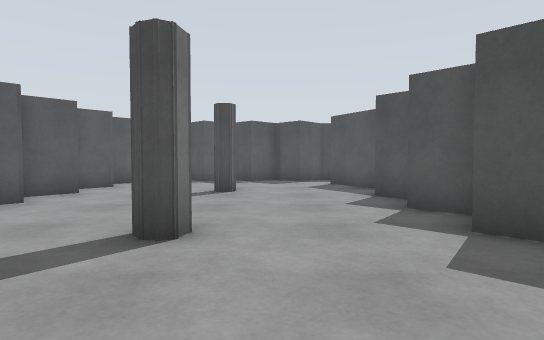
[1] (above)

24 first-person views from a walk through a Gazebo world. The camera is 0.94 m above the floor, tilts 2° down and sees 80° across. The floor is counted in squares, 1 m on a side. Each view is taken from the middle of a square. On the plan, view 1 faces up. The plan holds only what a view shows up to about 12 squares ahead; the rest is blank. The place goes on beyond the plan.

[2]
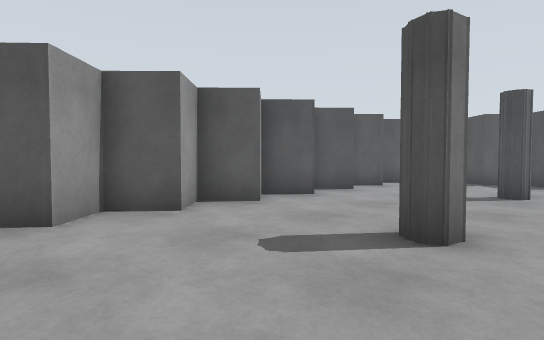

[3]
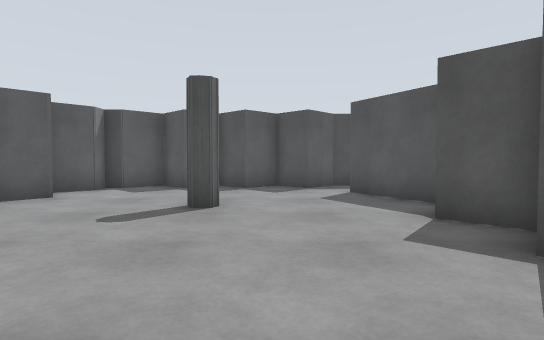

[4]
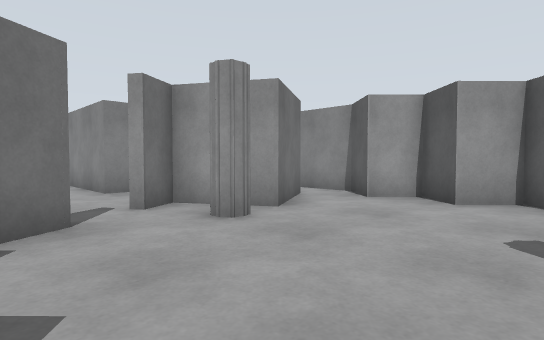

[5]
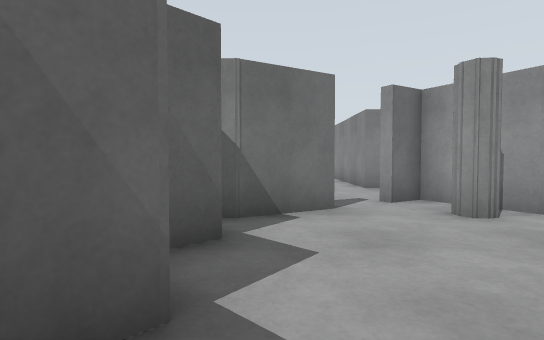

[6]
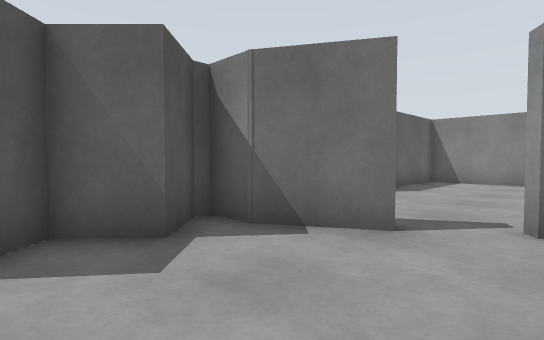

[7]
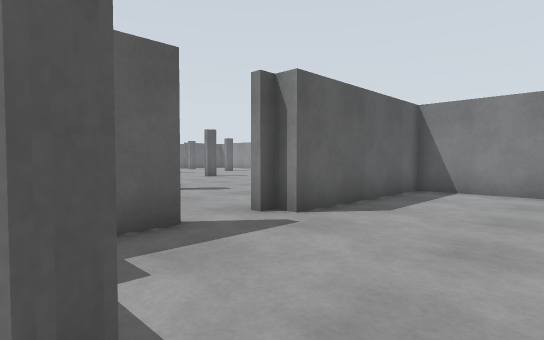

[8]
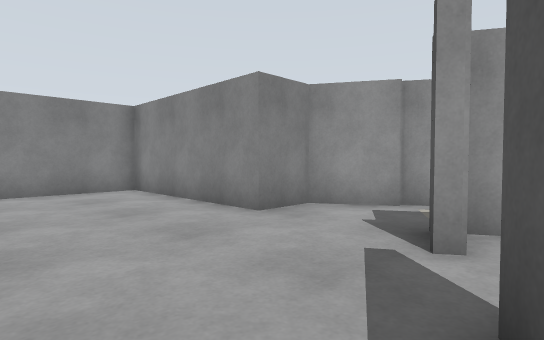

[9]
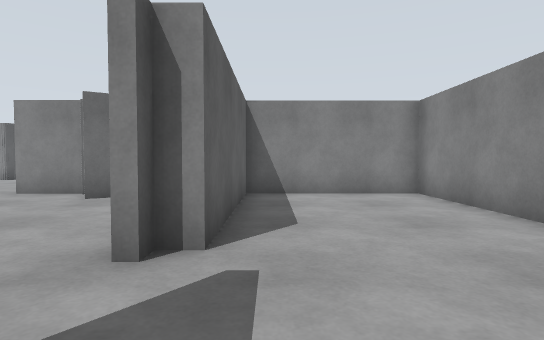

[10]
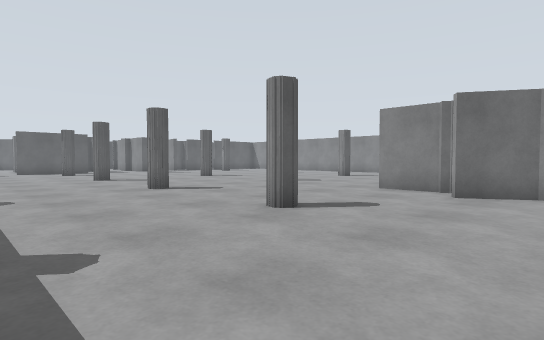

[11]
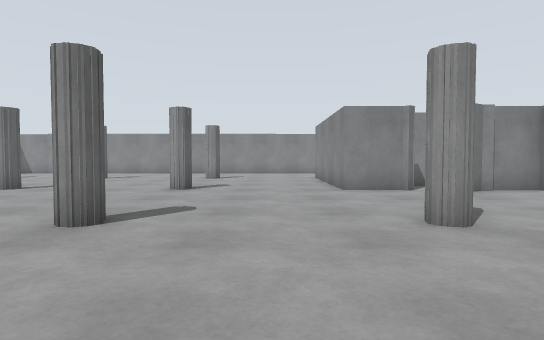

[12]
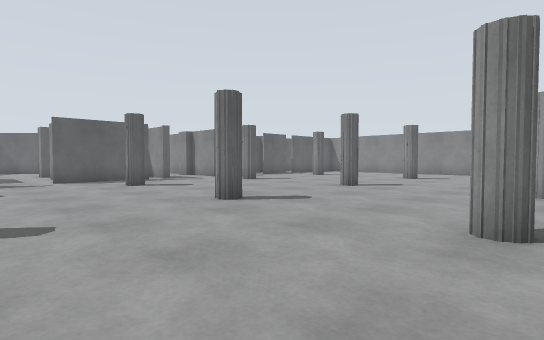

[13]
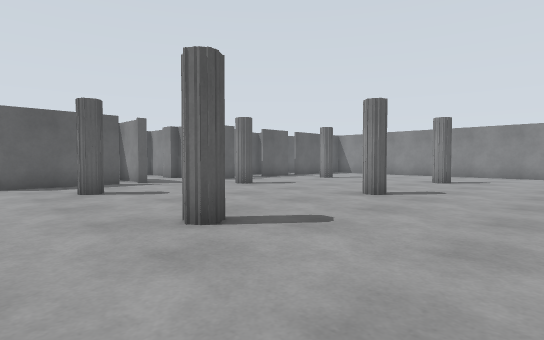

[14]
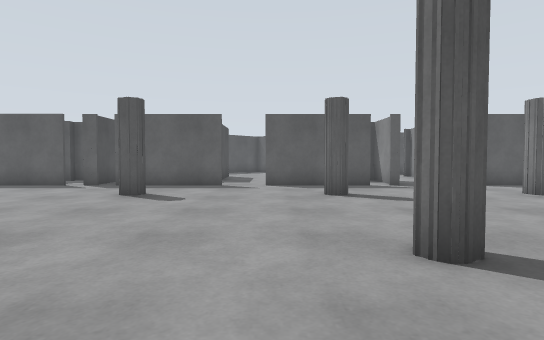

[15]
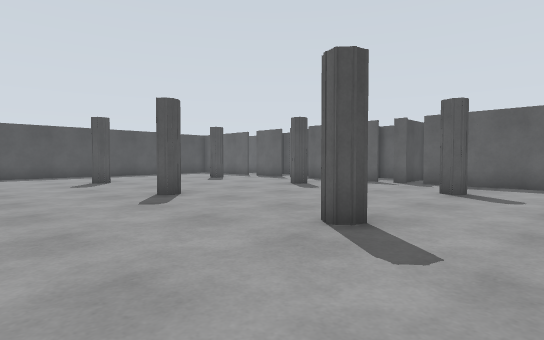

[16]
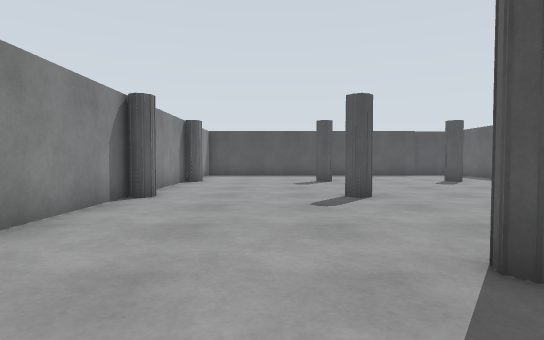

[17]
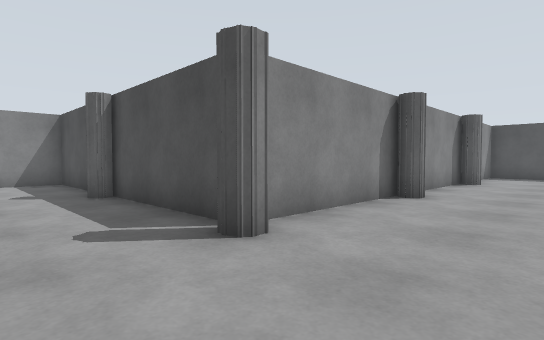

[18]
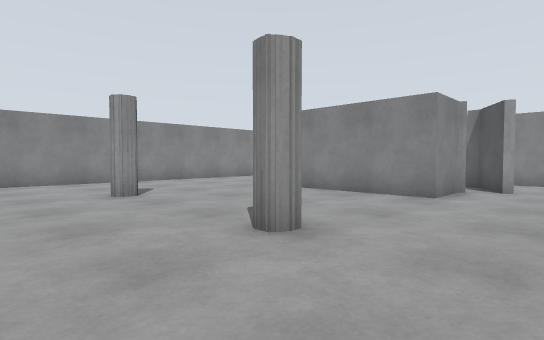

[19]
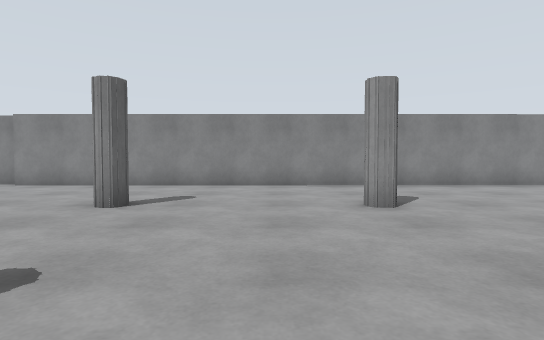

[20]
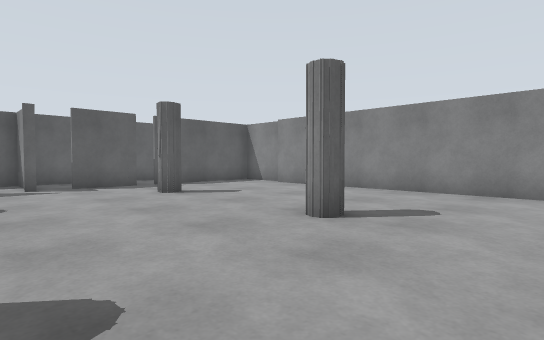

[21]
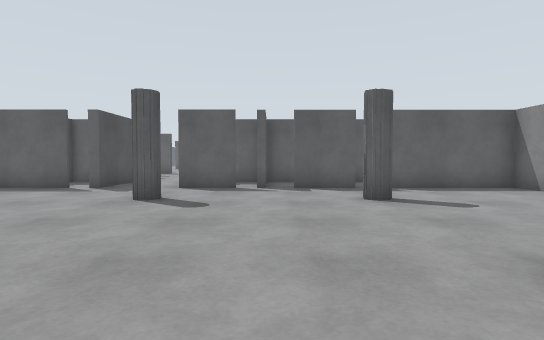

[22]
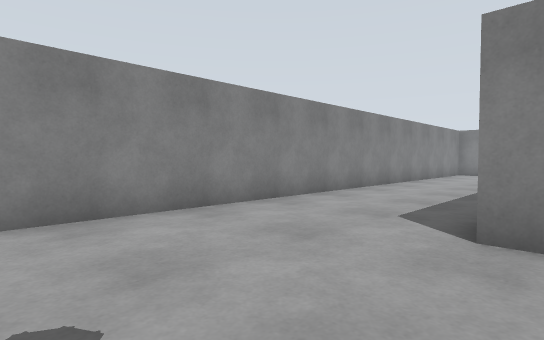

[23]
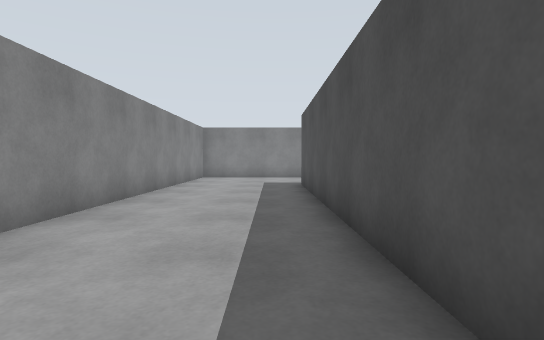

[24]
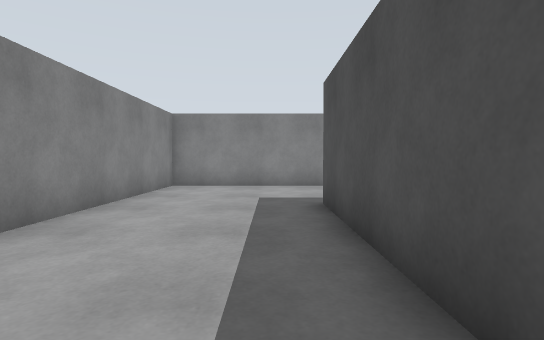

### Floor plan
Key: @ floor where view 1 was taken; # wall or solid block; x gap in a wall; . floor.
Columns run from 6 left of view 1 to 28 right of it. Each row starts with its distance up from view 1.
 14 #########
 13 #........
 12 #........#
 11 #........#            ...
 10 #........#          #.....
  9 #....#...#          ##.....
  8 #........#          #...........
  7 #........#          #...........
  6 #........#          #...........
  5 #........#          #..........   #
  4 #....#...#          ##....#.....  #
  3 #........#          #.............#
  2 #........#          #..............
  1 #........#          #.............#
  0 #.....@..#          #.............#
 -1 #...#...##############....#.......#
 -2 #.###..##.#.......................#
 -3 #x#.##....#.......................#
 -4 # #.......#........................
 -5   ##..............................#
 -6    #......#.......................#
 -7    ###....#..........#....#.......#
 -8      #....#.......................#
 -9      #....#.......................#
-10      #....#........................
-11      #....#.##.....................
-12      ############....#....#.....#.#
-13                 #.................#
-14                 #.................#
-15                 #.................#
-16                 #.................#
-17 #   ##          #.................#
-18 #....############..................
-19 #.................................#
-20 #.................................#
-21 #.................................#
-22 #.................................#
-23 ###################################

Positions as (right, up) in squares from view 1, and headings:
1: (0, 0), facing up
2: (0, 0), facing up-left
3: (0, 3), facing up
4: (2, 3), facing down-left
5: (2, 4), facing down
6: (-1, 2), facing down-right
7: (0, -2), facing down-right
8: (3, -2), facing down-left
9: (3, -3), facing down
10: (5, -2), facing down-right
11: (12, -2), facing down
12: (14, -2), facing down-right
13: (16, -4), facing down-right
14: (17, -5), facing right
15: (16, -4), facing up-right
16: (18, -4), facing up
17: (18, -4), facing up-left
18: (18, -9), facing down-left
19: (17, -11), facing down
20: (17, -13), facing down-right
21: (18, -15), facing right
22: (14, -17), facing down-left
23: (10, -19), facing left
24: (5, -19), facing left
